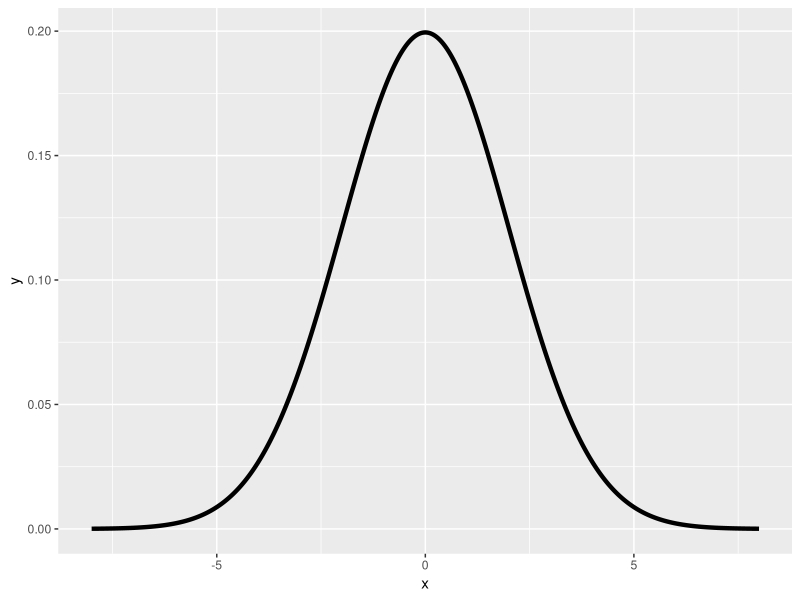

This figure's R source: (Note: this script raises an error after producing the figure.)
x <- seq(-8,8, length = 1000)
dat <- data.frame(x=x, y=dnorm(x,sd=2))
library(ggplot2)
g <- ggplot(dat, aes(x = x, y = y)) + geom_line(size = 1.5) + scale_y_continuous(limits=c(0.0,max(dat$y)))
suppressWarnings(g <- g+ layer("area",mapping = aes(x=ifelse(-9<x & x<qnorm(.05,sd=2),x,NA)),
            geom_params=list(fill="red",alpha=.5)) )
suppressWarnings(print(g))
